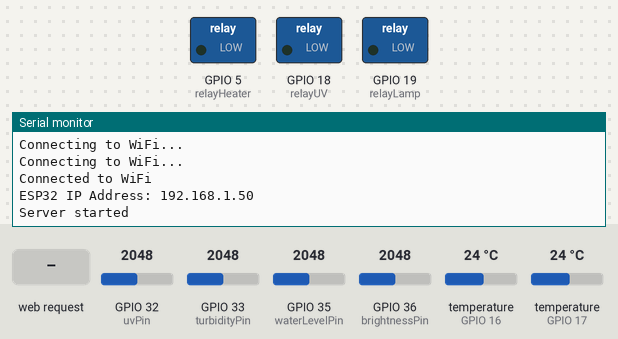
Recording of a sketch running on a simulated ESP32. Shown: switched loads named in the sketch (green lamp = pin HIGH), the last lines printed to the serial monitor. The inputs (shaded band) are chosen by the test bench; at power-on: GPIO 32 (uvPin) = 2048, GPIO 33 (turbidityPin) = 2048, GPIO 35 (waterLevelPin) = 2048, GPIO 36 (brightnessPin) = 2048, temperature (sensors on GPIO 16, GPIO 17) 24 °C. WiFi joins after 1.5 s; servers stay silent unless stated; uploads are accepted with an empty reply; pins used as bus, display or sensor lines are not drawn.

Above: at 3.2 s.
3.3 s: HTTP request GET /?state=ON received
At 3.8 s:
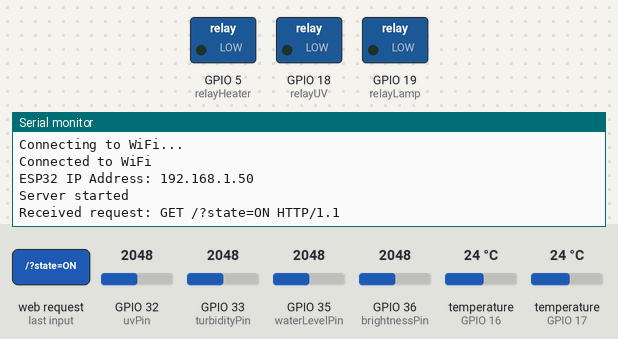
8.0 s: HTTP request GET /?state=OFF received
11.4 s: HTTP request GET /?device_type=LAMP received
At 20.8 s:
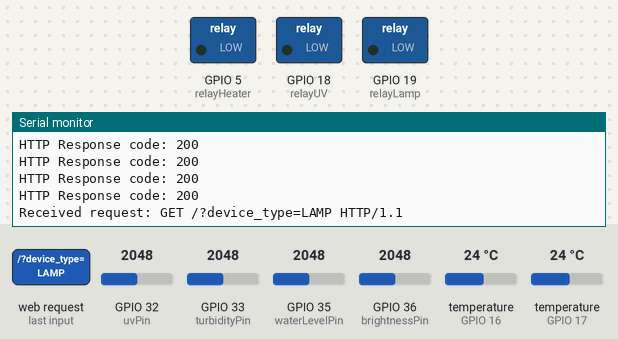
Timing chart, 0 to 22.3 s (numbered marks = the images above; inputs shaded):
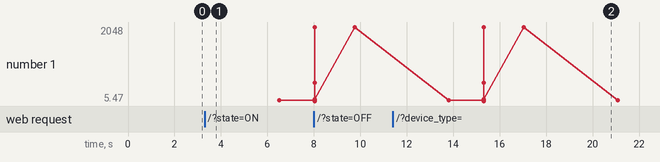

Measured:
- after the input at 3.3 s, the serial monitor: prints a new line at once (image 1)
- after the input at 11.4 s, the serial monitor: prints a new line after 8.2 s (image 2)

The sketch:

flask_integration.ino
```cpp
#include <math.h>
#include <OneWire.h>
#include <DallasTemperature.h>
#include <WiFi.h>
#include <HTTPClient.h>

#define ds18b20WaterPin 16
#define ds18b20Pin 17
#define uvPin 32
#define turbidityPin 33
#define waterLevelPin 35
#define brightnessPin 36
#define relayLamp 19
#define relayUV 18
#define relayHeater 5
#define waterLevelSensorPower 21


bool auto_mode = false;
const float minLogValue = 2.5;
const float maxLogValue = 10.0;

const char* ssid = ""; //YourWiFiSSID
const char* password = ""; //YourWiFiPassword
const char* serverAddress = "http://192.168.100.10:5000/receive_data";
const int serverPort = 80;


WiFiServer server(serverPort);

OneWire oneWire(ds18b20WaterPin);
DallasTemperature ds18b20_water(&oneWire);

OneWire oneWireAir(ds18b20Pin);
DallasTemperature ds18b20(&oneWireAir);

void sendSensorData(const char* sensorType, float data, const char* measuringUnit) {

  HTTPClient http;

  if (WiFi.status() == WL_CONNECTED) // Check if WiFi is connected
  {
    http.begin(serverAddress); // Your Flask server endpoint
    http.addHeader("Content-Type", "application/json"); // Specify content type

    String jsonData = "{\"sensorType\":\"" + String(sensorType) + "\",\"sensorData\":" + String(data) + ",\"measuringUnit\":\"" + String(measuringUnit) + "\"}"; // Create JSON payload
    int httpResponseCode = http.POST(jsonData); // Send the POST request


    if (httpResponseCode > 0) // Check for errors
    {
      Serial.print("HTTP Response code: ");
      Serial.println(httpResponseCode);
    } else {
      Serial.print("HTTP Error: ");
      Serial.println(httpResponseCode);
    }

    http.end();
  } else {
    Serial.println("WiFi not connected. Skipping HTTP request.");
  }
}


float mapfloat(float x, float in_min, float in_max, float out_min, float out_max)
{
  return (x - in_min) * (out_max - out_min) / (in_max - in_min) + out_min;
}

float scaleToLogarithmic(int sensorReading)
{
  float scaledValue = map(sensorReading, 0, 4095, minLogValue * 1000, maxLogValue * 1000) / 1000.0;
  return log10(scaledValue);
}

int turbidity()
{
  int turbidityPercentage;
  int turbidityValue = analogRead(turbidityPin);
  float logarithmicTurbidity = scaleToLogarithmic(turbidityValue);
  turbidityPercentage = map(turbidityValue, 2350, 1750, 0, 100);
  Serial.println(turbidityValue);
  //return turbidityValue;
  return turbidityPercentage;
}


float waterTemp()
{
  ds18b20_water.requestTemperatures();
  delay(750);
  float temperatureC = ds18b20_water.getTempCByIndex(0);
  return temperatureC;
}

float airTemp()
{
  ds18b20.requestTemperatures();
  delay(750);
  float temperatureC = ds18b20.getTempCByIndex(0);
  return temperatureC;
}


float waterLevel()
{
  int waterLevel;
  float waterLevelPercentage;
  waterLevel = analogRead(waterLevelPin);
	digitalWrite(waterLevelSensorPower, HIGH);
	delay(10);
	digitalWrite(waterLevelSensorPower, LOW);
  waterLevelPercentage = map(waterLevel, 555, 1670, 0, 100);
  return waterLevel;
	return waterLevelPercentage;
}


float UVlevel()
{
  int uvLevel = analogRead(uvPin);
  float outputVoltage = uvLevel * (3.3 / 4095);
  float uvIntensity = mapfloat(outputVoltage, 0.99, 2.8, 0.0, 15.0); //Convert voltage to UV intensity
  return uvIntensity;
}

int brightness()
{
  int brightnessLevel = analogRead(brightnessPin);
  int brightnessLux;
  brightnessLux = map(brightnessLevel, 0, 4095, 10, 1000);
  return brightnessLux;
}


void setup(void)
{
  pinMode(waterLevelSensorPower, OUTPUT);
  pinMode(uvPin, INPUT);
  pinMode(waterLevelPin, INPUT);
  pinMode(relayLamp, OUTPUT);
  pinMode(relayUV, OUTPUT);
  pinMode(relayHeater, OUTPUT);

  Serial.begin(9600);
  WiFi.begin(ssid, password);
  ds18b20_water.begin();
  ds18b20.begin();

  while (WiFi.status() != WL_CONNECTED) {
    delay(1000);
    Serial.println("Connecting to WiFi...");
  }
  Serial.println("Connected to WiFi");
  Serial.print("ESP32 IP Address: ");
  Serial.println(WiFi.localIP());
  server.begin(); //Start the server
  Serial.println("Server started");
}


void loop()
{
  static unsigned long lastUpdateTime = 0;
  const unsigned long updateInterval = 5000; // Update every 5 seconds

  WiFiClient client = server.available();

  if (client) {
    String request = client.readStringUntil('\r');
    Serial.println("Received request: " + request);

    if (request.indexOf("set_auto_mode") != -1) {
      if (request.indexOf("state=ON") != -1) {
        auto_mode = true;
        Serial.println("Auto Mode turned ON");


      } else if (request.indexOf("state=OFF") != -1) {
        auto_mode = false;
        Serial.println("Auto Mode turned OFF");
      }
    } else {
      if (request.indexOf("state=ON") != -1) {
        if (request.indexOf("device_type=LAMP") != -1) {
          digitalWrite(relayLamp, HIGH);
          auto_mode = false;
          Serial.println("Turning ON the LAMP");
        } else if (request.indexOf("device_type=UV_LAMP") != -1) {
          digitalWrite(relayUV, HIGH);
          auto_mode = false;
          Serial.println("Turning ON the UV LAMP");
        } else if (request.indexOf("device_type=HEATER") != -1) {
          digitalWrite(relayHeater, HIGH);
          auto_mode = false;
          Serial.println("Turning ON the HEATER");
        }
      } else if (request.indexOf("state=OFF") != -1) {
        if (request.indexOf("device_type=LAMP") != -1) {
          digitalWrite(relayLamp, LOW);
          auto_mode = false;
          Serial.println("Turning OFF the LAMP");
        } else if (request.indexOf("device_type=UV_LAMP") != -1) {
          digitalWrite(relayUV, LOW);
          auto_mode = false;
          Serial.println("Turning OFF the UV LAMP");
        } else if (request.indexOf("device_type=HEATER") != -1) {
          digitalWrite(relayHeater, LOW);
          auto_mode = false;
          Serial.println("Turning OFF the HEATER");
        }
      }
    }
  }

    if(auto_mode == true)
    {
      if (waterTemp() < 24)
        {
          digitalWrite(relayHeater, HIGH);
        }
        else if (waterTemp() > 30)
        {
          digitalWrite(relayHeater, LOW);
        }

        if (brightness() < 70)
        {
          digitalWrite(relayLamp, HIGH);
        }
        else if (brightness() > 95)
        {
          digitalWrite(relayLamp, LOW);
        }

        if (UVlevel() <= 0.5)
        {
          digitalWrite(relayUV, HIGH);
        }
        else if (UVlevel() > 1.5)
        {
          digitalWrite(relayUV, LOW);
        }
    }


  unsigned long currentMillis = millis();


  if (currentMillis - lastUpdateTime >= updateInterval) {

    Serial.println(waterTemp());
    Serial.println(airTemp());
    Serial.println(UVlevel());
    Serial.println(brightness());
    Serial.println(waterLevel());
    Serial.println(turbidity());
    //Send sensor data to the server
    sendSensorData("Water Temp", waterTemp(), "Celsius");
    sendSensorData("Turbidity", turbidity(), "Percentage");
    sendSensorData("Air Temp", airTemp(), "Celsius");
    sendSensorData("UV Level", UVlevel(), "UV intensity mW/cm2");
    sendSensorData("Brightness Level", brightness(), "Lux");
    sendSensorData("Water Level", waterLevel(), "Celsius");
    lastUpdateTime = currentMillis;
  }

}
```
